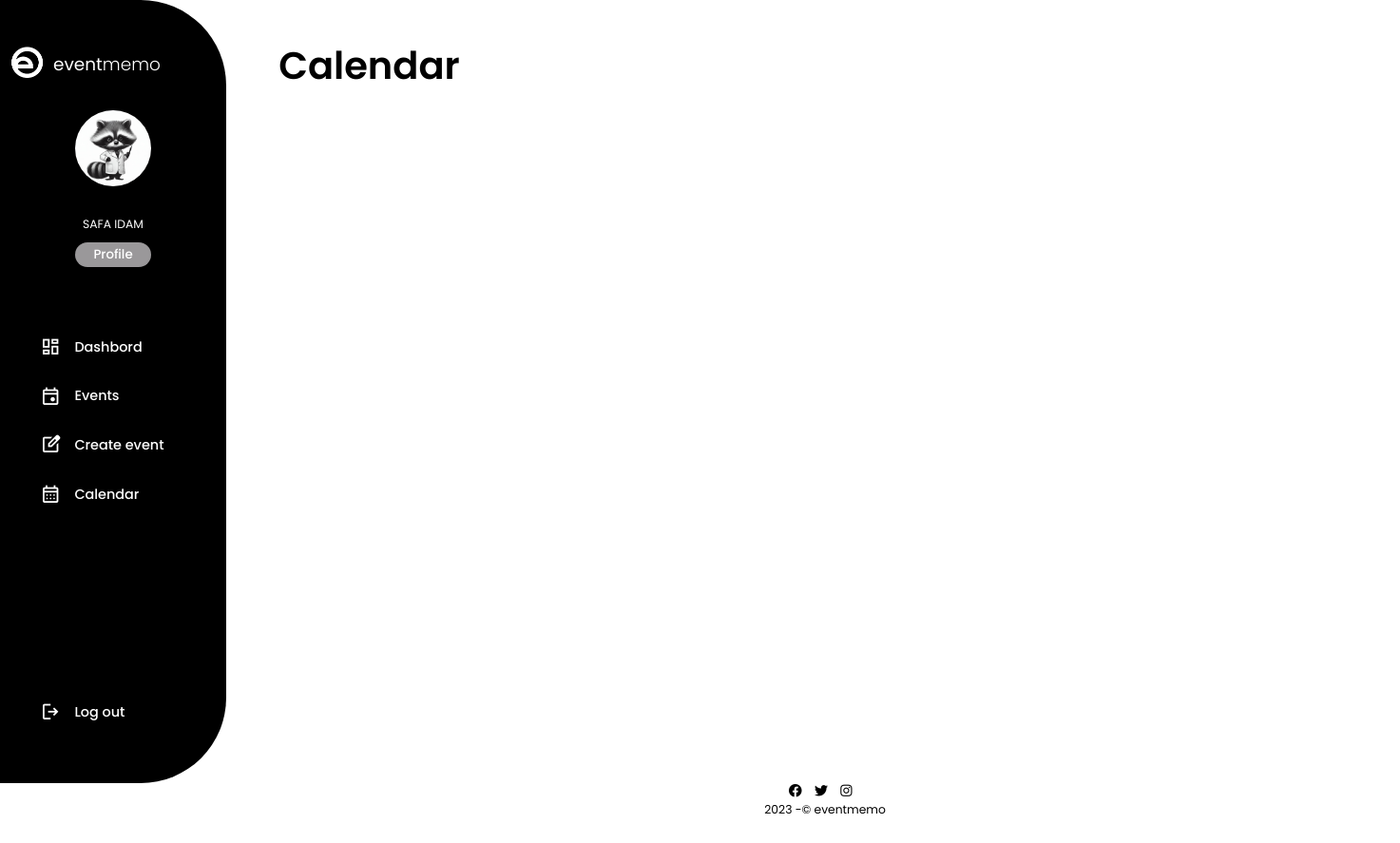
/calander (signed in), run on the app's committed database.
### main.py (models this page shows, shortened)
    class User(db.Model, UserMixin):
        id = db.Column(db.Integer, primary_key=True)
        username = db.Column(db.String(20), nullable=False, unique=True)
        email = db.Column(db.String(90), nullable=False, unique=True)
        date_add = db.Column(db.DateTime, default=datetime.utcnow)
        password_hash = db.Column(db.String(128))
        profil_pic = db.Column(db.String(), nullable=True)
        @property
        def password(self):
            raise AttributeError('password is not a readable attribute')

### main.py (the view)
    @app.route('/calander')
    @login_required
    def calander():
        posts = Posts.query.all()
        return render_template('calander.html', posts=posts)

### templates/calander.html (shortened to what this page needs)
{% extends 'dashboardhome.html' %} {% block content %}
<!DOCTYPE html>
<html lang="en">
  <head>
    <link rel="stylesheet" href="{{url_for('static', filename='css/dash.css')}}" />
    <link
    rel="stylesheet"
    href="https://cdnjs.cloudflare.com/ajax/libs/font-awesome/6.4.0/css/all.min.css"
  />
  <main>
    <header>
        <h1>Calendar</h1>
    </header>
  <div class="card">
  <div class="container">
    <div id="calendar"></div>
  </div>
  <footer>
    <div class="social-icons">
      <a href="https://www.facebook.com" target="_blank"><i class="fab fa-facebook" aria-hidden="true"></i></a>
      <a href="https://www.twitter.com" target="_blank"><i class="fab fa-twitter" aria-hidden="true"></i></a>
      <a href="https://www.instagram.com" target="_blank"><i class="fab fa-instagram" aria-hidden="true"></i></a>
    </div>
    <p>2023 -© eventmemo</p>
  </footer>
</div>
</main>
{% endblock %}

### templates/dashboardhome.html (shortened to what this page needs)
<!DOCTYPE html>
<html lang="en">
  <head>
    <link rel="stylesheet" href="https://cdnjs.cloudflare.com/ajax/libs/font-awesome/6.4.0/css/all.min.css"/>
<link rel="stylesheet" href="{{url_for('static', filename='css/dash.css')}}" />
  </head>
<body>
  <body>
    <div class="container">
      <aside>
          <div class="top">
              <div class="logo">
                  <img src="{{ url_for('static', filename='images/iconlogo.png')}}" alt="">
                  <h2>event<span class="small">memo</span></h2>
              </div>
          </div>
          <div class="sidebar">
              <center>
               <div  class="profile-image">
                {% if current_user.profil_pic %}
            <img
              src="{{ url_for('static', filename='images/' + current_user.profil_pic )}}"
              alt="defaultprofil"
            />
            {% else %}
            <img
              src="{{ url_for('static', filename='images/default.png')}}"
              alt="defaultprofil"
            />
            {% endif %}
               </div>
               <div class="po">
                  <h4>{{current_user.username}} </h4>
                  <button onclick="window.location.href='{{ url_for('update', id=current_user.id) }}'">Profile</button>
                </div>
              </center>
              <a href="{{ url_for('dashboard')}}">
                  <span class="material-symbols-outlined">dashboard</span>
                  <h3>Dashbord</h3>
              </a>
              <a href="{{ url_for('events') }}">
                  <span class="material-symbols-outlined">event</span>
                  <h3>Events</h3>
              </a>
              <a href="{{ url_for('create_event') }}">
                  <span class="material-symbols-outlined">edit_square</span>
                  <h3>Create event</h3>
              </a>
              <a href="{{ url_for('calander') }}">
                  <span class="material-symbols-outlined">calendar_month</span>
                  <h3>Calendar</h3>
              </a>
              <a href="{{ url_for('logout') }}"><span class="material-symbols-outlined">logout</span>
              <h3>Log out</h3>
              </a>
          </div>
      </aside>
  <div class="cont">{% block content %} {% endblock %}</div>
  </body>
</html>

### static/css/dash.css (style rules this page uses)
* { margin: 0; padding: 0; box-sizing: border-box; font-family: 'Poppins', sans-serif; appearance: none; text-decoration: none; list-style: none; font-weight: 400; }
html { font-size: 14px; }
.po { padding: 11px; }
body { width: 100%; height: 100vh; font-family: 'Poppins', sans-serif; font-size: 0.88rem; user-select: none; overflow-x: hidden; }
.container { display: grid; width: 100%; gap: 1.8rem; grid-template-columns: 17rem auto; }
aside { height: 824px; background-color: black; border-radius: 0px 90px 90px 0px; }
aside .top { display: flex; align-items: center; justify-content: space-between; margin-top: 3.4rem; }
aside .logo { display: flex; color: white; align-items: center; }
aside .logo h2 span { font-weight: 300; }
aside .top img { width: 4rem; }
aside .sidebar { display: flex; flex-direction: column; height: 86vh; position: relative; padding-top: 29px; }
.sidebar center { display: flex; flex-direction: column; align-items: center; text-align: center; margin-bottom: 47px; }
.sidebar .profile-image { width: 90px; height: 90px; border-radius: 100px; margin-bottom: 10px; }
.sidebar .profile-image img { width: 80px; height: 80px; margin-bottom: 20px; border-radius: 100%; }
.sidebar center h4 { color: white; font-weight: 400; margin-bottom: 10px; }
.sidebar center button { border: none; color: white; background-color: hsl(300, 1%, 60%); padding: 3px 19px; border-radius: 30px; font-weight: 500; cursor: pointer; transition: 0.2s ease; }
aside .sidebar a { display: flex; color: white; margin-left: 3rem; gap: 1rem; align-items: center; position: relative; height: 3.7rem; transition: all 0.3s ease; }
aside h3 { font-weight: 500; }
aside .sidebar a span { font-size: 1.6rem; }
aside .sidebar a:last-child { position: absolute; bottom: 0rem; width: 87%; }
#calendar { margin-top: -96px; padding: 90px; width: 1200px; height: 800px; }
main { margin-top: 1.4rem; display: grid; grid-template-rows: 7rem auto 4rem; }
main header { display: flex; align-items: center; justify-content: space-between; width: 100%; padding: 20px 30px; }
main header h1 { font-size: 40px; font-weight: 600; padding-right: 20px; }
footer { width: 100%; text-align: center; margin-top: -56 px; }
footer .social-icons a { font-size: 14px; font-weight: 600; margin-right: 10px; color: black; }

### data on the page
User: profil_pic (picture), username "SAFA IDAM"
